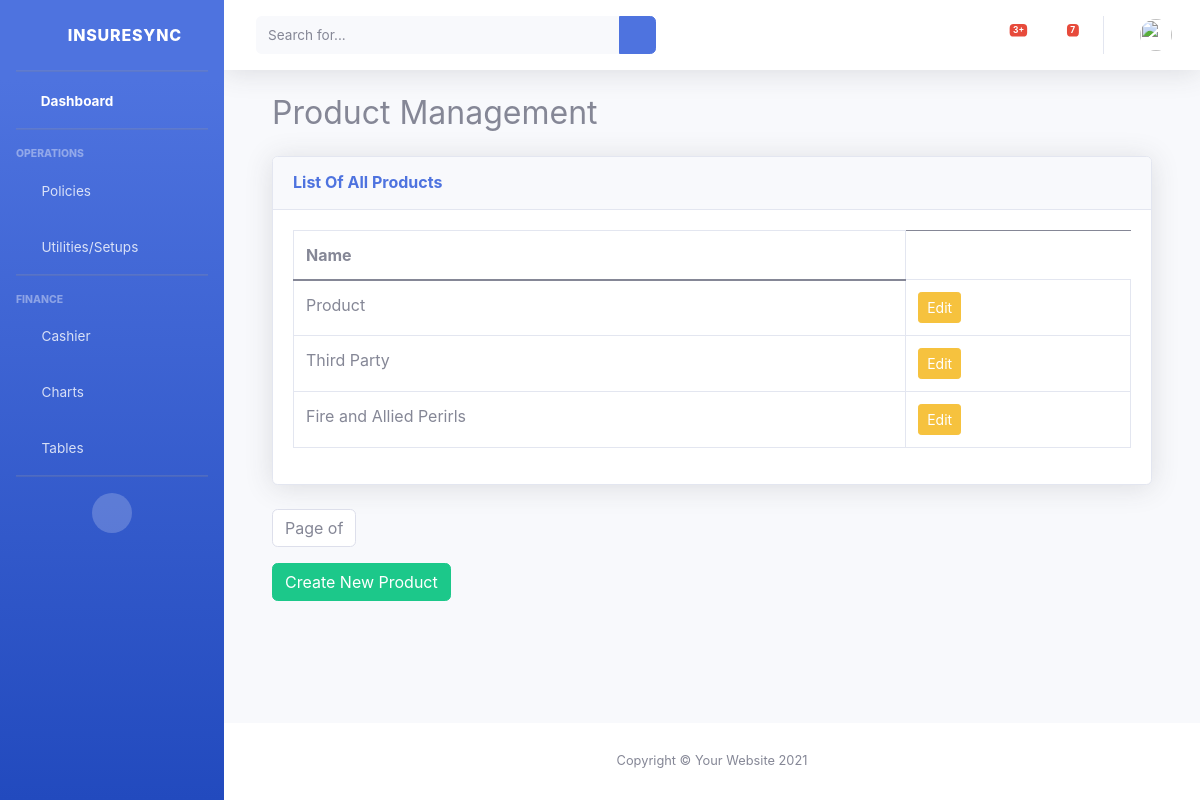
Screenshot of /product/list with the database file from the repository.
### setups/models.py (models this page shows, shortened)
class Product(models.Model):
    name = models.CharField(max_length=50, null=False)
    class Meta:
        verbose_name = ("Product")
        verbose_name_plural = ("Products")

### setups/views.py (the view)
# urls.py: path('product/list', ProductListView.as_view(), name='product-list'),
class ProductListView(ListView):
    model = Product
    template_name = "product_list.html"

### templates/product_list.html (shortened to what this page needs)
{% extends 'base.html' %}
{% block content %}
<div class="container">
    <h2>Product Management</h2>
    <div class="card shadow mb-4 mt-4">
        <div class="card-header py-3">
            <h6 class="m-0 font-weight-bold text-primary">List Of All Products</h6>
        </div>
        <div class="card-body">
            <div class="table-responsive">
                <table class="table table-bordered" id="dataTable" width="100%" cellspacing="0">
                    <thead>
                            <tr>
                                <th>Name</th>
                            </tr>
                    </thead>
                    <tbody>
                        {% for product in object_list %}
                        <tr>
                            <td>{{ product.name }} </td>
                            <td>
                                <a href="{% url 'product-update' product.id %}" class="btn btn-sm btn-warning">
                                    Edit
                                </a>
                            </td>
                        </tr>
                        {% empty %}
                        <tr>
                            <td colspan="5" class="text-center">No Products found.</td>
                        </tr>
                        {% endfor %}
                    </tbody>
                </table>
            </div>
        </div>
    </div>
    <nav>
        <ul class="pagination">
            <li class="page-item disabled">
                <span class="page-link">
                    Page {{ users.number }} of {{ users.paginator.num_pages }}
                </span>
            </li>
        </ul>
    </nav>
    <a href="{% url 'product-create' %}" class="btn btn-success">Create New Product</a>
</div>
{% endblock %}

### static/main.css (style rules this page uses)
:root { --header-height: 3rem; --nav-width: 68px; --first-color: #1A968E; --first-color-light: #AFA5D9; --white-color: #F7F6FB; --body-font: "Montserrat", serif; --z-fixed: 100; }
* { padding: 0; margin: 0; }

### rows the page displays
Product: name "Product"
Product: name "Third Party"
Product: name "Fire and Allied Perirls"
